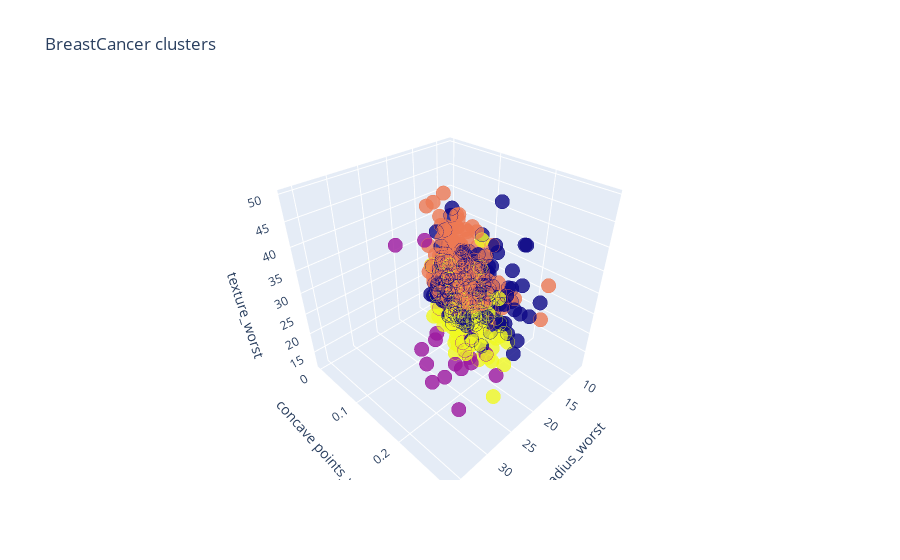

Notebook source saved alongside this figure:
### Code cell
import plotly as py
import plotly.graph_objs as go

trace1 = go.Scatter3d(
    x= df_nt['radius_worst'],
    y= df_nt['concave points_worst'],
    z= df_nt['texture_worst'],
    mode='markers',
     marker=dict(
        color = concatenated_df['cluster'], #CLUSTER ES LA NUEVA COLUMNA CON EL CLUSTER TAG
        size= 5,
        line=dict(
            color= concatenated_df['cluster'],
            width= 12
        ),
        opacity=0.8
     )
)
data = [trace1]
layout = go.Layout(
    title= 'BreastCancer clusters ',
    scene = dict(
            xaxis = dict(title  = 'radius_worst'),
            yaxis = dict(title  = 'concave points_worst'),
            zaxis = dict(title  = 'texture_worst')
        )
)
fig = go.Figure(data=data, layout=layout)
py.offline.iplot(fig)

### Figure 1 — Plotly figure (JSON) as saved in the notebook; plotly's stock layout.template omitted (floating-point values rounded to 4 significant figures; data arrays with more than 128 entries replaced by an {"elided": "..."} marker saying what was removed)
{"data": [{"marker": {"color": {"elided": "569 int values"}, "line": {"color": {"elided": "569 int values"}, "width": 12}, "opacity": 0.8, "size": 5}, "mode": "markers", "type": "scatter3d", "x": {"elided": "569 float values"}, "y": {"elided": "569 float values"}, "z": {"elided": "569 float values"}}], "layout": {"scene": {"xaxis": {"title": {"text": "radius_worst"}}, "yaxis": {"title": {"text": "concave points_worst"}}, "zaxis": {"title": {"text": "texture_worst"}}}, "title": {"text": "BreastCancer clusters "}}}
